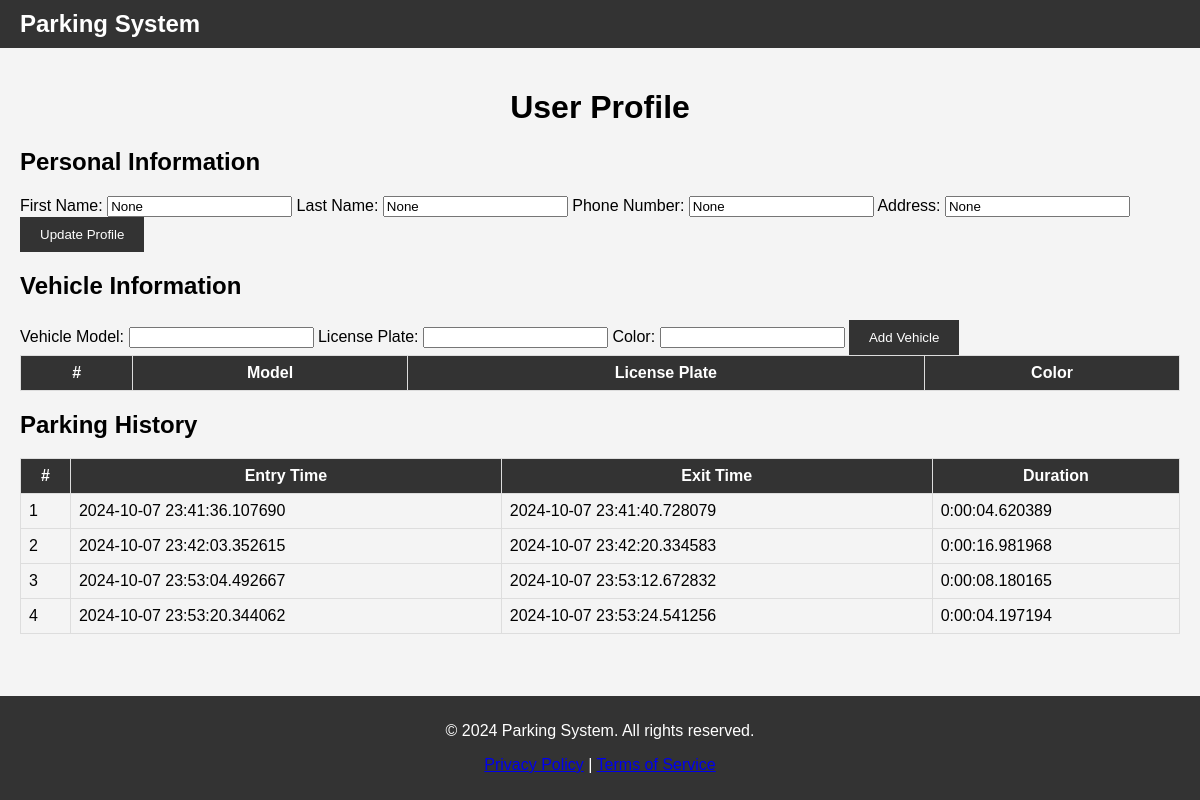
Screenshot of /profile (signed in) with the database file from the repository.
### app.py (models this page shows)
class User(UserMixin, db.Model):
    id = db.Column(db.Integer, primary_key=True)
    username = db.Column(db.String(150), unique=True, nullable=False)
    email = db.Column(db.String(150), unique=True, nullable=False)
    password = db.Column(db.String(150), nullable=False)
    first_name = db.Column(db.String(150), nullable=True)
    last_name = db.Column(db.String(150), nullable=True)
    phone_number = db.Column(db.String(20), nullable=True)
    address = db.Column(db.String(250), nullable=True)
    current_qr = db.Column(db.String(500), nullable=True)

class ParkingSession(db.Model):
    id = db.Column(db.Integer, primary_key=True)
    user_id = db.Column(db.Integer, db.ForeignKey('user.id'), nullable=False)
    entry_time = db.Column(db.DateTime, nullable=False)
    exit_time = db.Column(db.DateTime)
    user = db.relationship('User', backref=db.backref('sessions', lazy=True))

### app.py (the view, shortened to what this page needs)
@app.route('/profile', methods=['GET', 'POST'])
@login_required
def profile():
    vehicles = Vehicle.query.filter_by(user_id=current_user.id).all()
    sessions = ParkingSession.query.filter_by(user_id=current_user.id).all()
    return render_template('profile.html', vehicles=vehicles, sessions=sessions)

### app.py (called while the page is built)
@login_manager.user_loader
def load_user(user_id):
    return db.session.get(User, int(user_id))

### templates/profile.html (shortened to what this page needs)
<!DOCTYPE html>
<html lang="en">
<head>
    <link rel="stylesheet" href="{{ url_for('styles', filename='profileStyle.css') }}">
</head>
<body>
    <nav class="nav-menu">
        <a class="title">Parking System</a>
    </nav>
    <div class="content-container">
        <h1 class="text-center">User Profile</h1>
        <form method="POST">
            <h2>Personal Information</h2>
            <label for="first_name">First Name:</label>
            <input type="text" id="first_name" name="first_name" value="{{ current_user.first_name }}">
            <label for="last_name">Last Name:</label>
            <input type="text" id="last_name" name="last_name" value="{{ current_user.last_name }}">
            <label for="phone_number">Phone Number:</label>
            <input type="text" id="phone_number" name="phone_number" value="{{ current_user.phone_number }}">
            <label for="address">Address:</label>
            <input type="text" id="address" name="address" value="{{ current_user.address }}">
            <button type="submit" class="btn">Update Profile</button>
        </form>
        <h2>Vehicle Information</h2>
        <form method="POST" action="{{ url_for('add_vehicle') }}">
            <label for="model">Vehicle Model:</label>
            <input type="text" id="model" name="model" required>
            <label for="license_plate">License Plate:</label>
            <input type="text" id="license_plate" name="license_plate" required>
            <label for="color">Color:</label>
            <input type="text" id="color" name="color">
            <button type="submit" class="btn">Add Vehicle</button>
        </form>
        <table class="table mt-3">
            <thead>
                <tr>
                    <th>#</th>
                    <th>Model</th>
                    <th>License Plate</th>
                    <th>Color</th>
                </tr>
            </thead>
        </table>
        <h2>Parking History</h2>
        <table class="table mt-3">
            <thead>
                <tr>
                    <th>#</th>
                    <th>Entry Time</th>
                    <th>Exit Time</th>
                    <th>Duration</th>
                </tr>
            </thead>
            <tbody>
                {% for session in sessions %}
                <tr>
                    <td>{{ loop.index }}</td>
                    <td>{{ session.entry_time }}</td>
                    <td>{{ session.exit_time if session.exit_time else 'Active Session' }}</td>
                    <td>
                        {% if session.exit_time %}
                        {{ (session.exit_time - session.entry_time) }}
                        {% else %}
                        -
                        {% endif %}
                    </td>
                </tr>
                {% endfor %}
            </tbody>
        </table>
    </div>
    <footer class="footer">
        <div class="footer-container">
            <p>&copy; 2024 Parking System. All rights reserved.</p>
            <p><a href="https://example.com/privacy-policy">Privacy Policy</a> | <a href="https://example.com/terms-of-service">Terms of Service</a></p>
        </div>
    </footer>
</body>
</html>

### rows the page displays
User: first_name "None", last_name "None", phone_number "None", address "None"
ParkingSession: entry_time "2024-10-07 23:41:36.107690", exit_time "2024-10-07 23:41:40.728079", (session.exit_time-session.entry_time) "0:00:04.620389"
ParkingSession: entry_time "2024-10-07 23:42:03.352615", exit_time "2024-10-07 23:42:20.334583", (session.exit_time-session.entry_time) "0:00:16.981968"
ParkingSession: entry_time "2024-10-07 23:53:04.492667", exit_time "2024-10-07 23:53:12.672832", (session.exit_time-session.entry_time) "0:00:08.180165"
ParkingSession: entry_time "2024-10-07 23:53:20.344062", exit_time "2024-10-07 23:53:24.541256", (session.exit_time-session.entry_time) "0:00:04.197194"
